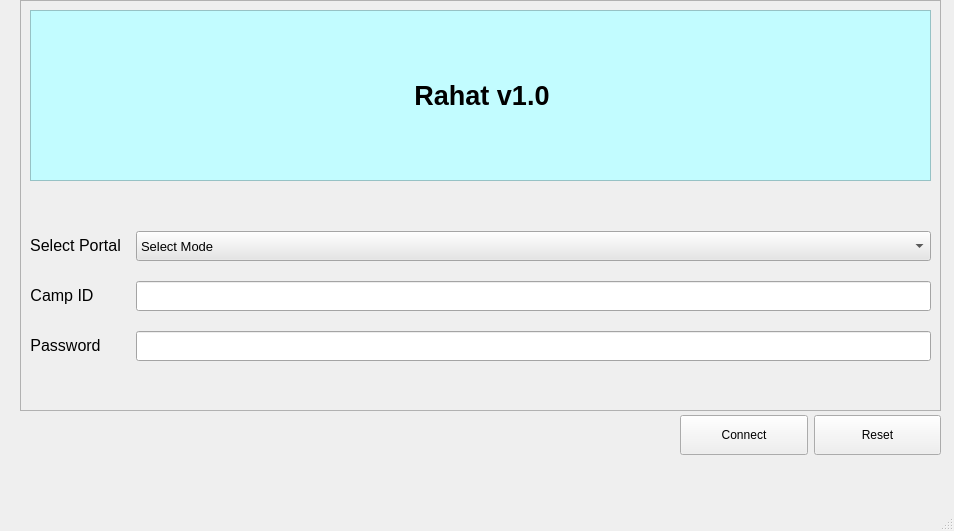
<?xml version="1.0" encoding="UTF-8"?>
<ui version="4.0">
 <class>mainWindow</class>
 <widget class="QMainWindow" name="mainWindow">
  <property name="geometry">
   <rect>
    <x>0</x>
    <y>0</y>
    <width>954</width>
    <height>531</height>
   </rect>
  </property>
  <property name="windowTitle">
   <string>RAHAT V1.0</string>
  </property>
  <widget class="QWidget" name="centralwidget">
   <widget class="QWidget" name="layoutWidget">
    <property name="geometry">
     <rect>
      <x>680</x>
      <y>410</y>
      <width>261</width>
      <height>51</height>
     </rect>
    </property>
    <layout class="QHBoxLayout" name="horizontalLayout">
     <item>
      <widget class="QPushButton" name="pushButton">
       <property name="minimumSize">
        <size>
         <width>0</width>
         <height>40</height>
        </size>
       </property>
       <property name="text">
        <string>Connect</string>
       </property>
      </widget>
     </item>
     <item>
      <widget class="QPushButton" name="pushButton_2">
       <property name="minimumSize">
        <size>
         <width>0</width>
         <height>40</height>
        </size>
       </property>
       <property name="text">
        <string>Reset</string>
       </property>
      </widget>
     </item>
    </layout>
   </widget>
   <widget class="QWidget" name="layoutWidget">
    <property name="geometry">
     <rect>
      <x>20</x>
      <y>0</y>
      <width>921</width>
      <height>411</height>
     </rect>
    </property>
    <layout class="QVBoxLayout" name="verticalLayout_2">
     <item>
      <widget class="QFrame" name="frame">
       <property name="palette">
        <palette>
         <active>
          <colorrole role="WindowText">
           <brush brushstyle="SolidPattern">
            <color alpha="255">
             <red>0</red>
             <green>0</green>
             <blue>0</blue>
            </color>
           </brush>
          </colorrole>
          <colorrole role="Button">
           <brush brushstyle="SolidPattern">
            <color alpha="255">
             <red>230</red>
             <green>230</green>
             <blue>230</blue>
            </color>
           </brush>
          </colorrole>
          <colorrole role="Light">
           <brush brushstyle="SolidPattern">
            <color alpha="255">
             <red>255</red>
             <green>255</green>
             <blue>255</blue>
            </color>
           </brush>
          </colorrole>
          <colorrole role="Midlight">
           <brush brushstyle="SolidPattern">
            <color alpha="255">
             <red>242</red>
             <green>242</green>
             <blue>242</blue>
            </color>
           </brush>
          </colorrole>
          <colorrole role="Dark">
           <brush brushstyle="SolidPattern">
            <color alpha="255">
             <red>115</red>
             <green>115</green>
             <blue>115</blue>
            </color>
           </brush>
          </colorrole>
          <colorrole role="Mid">
           <brush brushstyle="SolidPattern">
            <color alpha="255">
             <red>153</red>
             <green>153</green>
             <blue>153</blue>
            </color>
           </brush>
          </colorrole>
          <colorrole role="Text">
           <brush brushstyle="SolidPattern">
            <color alpha="255">
             <red>0</red>
             <green>0</green>
             <blue>0</blue>
            </color>
           </brush>
          </colorrole>
          <colorrole role="BrightText">
           <brush brushstyle="SolidPattern">
            <color alpha="255">
             <red>255</red>
             <green>255</green>
             <blue>255</blue>
            </color>
           </brush>
          </colorrole>
          <colorrole role="ButtonText">
           <brush brushstyle="SolidPattern">
            <color alpha="255">
             <red>0</red>
             <green>0</green>
             <blue>0</blue>
            </color>
           </brush>
          </colorrole>
          <colorrole role="Base">
           <brush brushstyle="SolidPattern">
            <color alpha="255">
             <red>255</red>
             <green>255</green>
             <blue>255</blue>
            </color>
           </brush>
          </colorrole>
          <colorrole role="Window">
           <brush brushstyle="SolidPattern">
            <color alpha="255">
             <red>230</red>
             <green>230</green>
             <blue>230</blue>
            </color>
           </brush>
          </colorrole>
          <colorrole role="Shadow">
           <brush brushstyle="SolidPattern">
            <color alpha="255">
             <red>0</red>
             <green>0</green>
             <blue>0</blue>
            </color>
           </brush>
          </colorrole>
          <colorrole role="AlternateBase">
           <brush brushstyle="SolidPattern">
            <color alpha="255">
             <red>242</red>
             <green>242</green>
             <blue>242</blue>
            </color>
           </brush>
          </colorrole>
          <colorrole role="ToolTipBase">
           <brush brushstyle="SolidPattern">
            <color alpha="255">
             <red>255</red>
             <green>255</green>
             <blue>220</blue>
            </color>
           </brush>
          </colorrole>
          <colorrole role="ToolTipText">
           <brush brushstyle="SolidPattern">
            <color alpha="255">
             <red>0</red>
             <green>0</green>
             <blue>0</blue>
            </color>
           </brush>
          </colorrole>
         </active>
         <inactive>
          <colorrole role="WindowText">
           <brush brushstyle="SolidPattern">
            <color alpha="255">
             <red>0</red>
             <green>0</green>
             <blue>0</blue>
            </color>
           </brush>
          </colorrole>
          <colorrole role="Button">
           <brush brushstyle="SolidPattern">
            <color alpha="255">
             <red>230</red>
             <green>230</green>
             <blue>230</blue>
            </color>
           </brush>
          </colorrole>
          <colorrole role="Light">
           <brush brushstyle="SolidPattern">
            <color alpha="255">
             <red>255</red>
             <green>255</green>
             <blue>255</blue>
            </color>
           </brush>
          </colorrole>
          <colorrole role="Midlight">
           <brush brushstyle="SolidPattern">
            <color alpha="255">
             <red>242</red>
             <green>242</green>
             <blue>242</blue>
            </color>
           </brush>
          </colorrole>
          <colorrole role="Dark">
           <brush brushstyle="SolidPattern">
            <color alpha="255">
             <red>115</red>
             <green>115</green>
             <blue>115</blue>
            </color>
           </brush>
          </colorrole>
          <colorrole role="Mid">
           <brush brushstyle="SolidPattern">
            <color alpha="255">
             <red>153</red>
             <green>153</green>
             <blue>153</blue>
            </color>
           </brush>
          </colorrole>
          <colorrole role="Text">
           <brush brushstyle="SolidPattern">
            <color alpha="255">
             <red>0</red>
             <green>0</green>
             <blue>0</blue>
            </color>
           </brush>
          </colorrole>
          <colorrole role="BrightText">
           <brush brushstyle="SolidPattern">
            <color alpha="255">
             <red>255</red>
             <green>255</green>
             <blue>255</blue>
            </color>
           </brush>
          </colorrole>
          <colorrole role="ButtonText">
           <brush brushstyle="SolidPattern">
            <color alpha="255">
             <red>0</red>
             <green>0</green>
             <blue>0</blue>
            </color>
           </brush>
          </colorrole>
          <colorrole role="Base">
           <brush brushstyle="SolidPattern">
            <color alpha="255">
             <red>255</red>
             <green>255</green>
             <blue>255</blue>
            </color>
           </brush>
          </colorrole>
          <colorrole role="Window">
           <brush brushstyle="SolidPattern">
            <color alpha="255">
             <red>230</red>
             <green>230</green>
             <blue>230</blue>
            </color>
           </brush>
          </colorrole>
          <colorrole role="Shadow">
           <brush brushstyle="SolidPattern">
            <color alpha="255">
             <red>0</red>
             <green>0</green>
             <blue>0</blue>
            </color>
           </brush>
          </colorrole>
          <colorrole role="AlternateBase">
           <brush brushstyle="SolidPattern">
            <color alpha="255">
             <red>242</red>
             <green>242</green>
             <blue>242</blue>
            </color>
           </brush>
          </colorrole>
          <colorrole role="ToolTipBase">
           <brush brushstyle="SolidPattern">
            <color alpha="255">
             <red>255</red>
             <green>255</green>
             <blue>220</blue>
            </color>
           </brush>
          </colorrole>
          <colorrole role="ToolTipText">
           <brush brushstyle="SolidPattern">
            <color alpha="255">
             <red>0</red>
             <green>0</green>
             <blue>0</blue>
            </color>
           </brush>
          </colorrole>
         </inactive>
         <disabled>
          <colorrole role="WindowText">
           <brush brushstyle="SolidPattern">
            <color alpha="255">
             <red>115</red>
             <green>115</green>
             <blue>115</blue>
            </color>
           </brush>
          </colorrole>
          <colorrole role="Button">
           <brush brushstyle="SolidPattern">
            <color alpha="255">
             <red>230</red>
             <green>230</green>
             <blue>230</blue>
            </color>
           </brush>
          </colorrole>
          <colorrole role="Light">
           <brush brushstyle="SolidPattern">
            <color alpha="255">
             <red>255</red>
             <green>255</green>
             <blue>255</blue>
            </color>
           </brush>
          </colorrole>
          <colorrole role="Midlight">
           <brush brushstyle="SolidPattern">
            <color alpha="255">
             <red>242</red>
             <green>242</green>
             <blue>242</blue>
            </color>
           </brush>
          </colorrole>
          <colorrole role="Dark">
           <brush brushstyle="SolidPattern">
            <color alpha="255">
             <red>115</red>
             <green>115</green>
             <blue>115</blue>
            </color>
           </brush>
          </colorrole>
          <colorrole role="Mid">
           <brush brushstyle="SolidPattern">
            <color alpha="255">
             <red>153</red>
             <green>153</green>
             <blue>153</blue>
            </color>
           </brush>
          </colorrole>
          <colorrole role="Text">
           <brush brushstyle="SolidPattern">
            <color alpha="255">
             <red>115</red>
             <green>115</green>
             <blue>115</blue>
            </color>
           </brush>
          </colorrole>
          <colorrole role="BrightText">
           <brush brushstyle="SolidPattern">
            <color alpha="255">
             <red>255</red>
             <green>255</green>
             <blue>255</blue>
            </color>
           </brush>
          </colorrole>
          <colorrole role="ButtonText">
           <brush brushstyle="SolidPattern">
            <color alpha="255">
             <red>115</red>
             <green>115</green>
             <blue>115</blue>
            </color>
           </brush>
          </colorrole>
          <colorrole role="Base">
           <brush brushstyle="SolidPattern">
            <color alpha="255">
             <red>230</red>
             <green>230</green>
             <blue>230</blue>
            </color>
           </brush>
          </colorrole>
          <colorrole role="Window">
           <brush brushstyle="SolidPattern">
            <color alpha="255">
             <red>230</red>
             <green>230</green>
             <blue>230</blue>
            </color>
           </brush>
          </colorrole>
          <colorrole role="Shadow">
           <brush brushstyle="SolidPattern">
            <color alpha="255">
             <red>0</red>
             <green>0</green>
             <blue>0</blue>
            </color>
           </brush>
          </colorrole>
          <colorrole role="AlternateBase">
           <brush brushstyle="SolidPattern">
            <color alpha="255">
             <red>230</red>
             <green>230</green>
             <blue>230</blue>
            </color>
           </brush>
          </colorrole>
          <colorrole role="ToolTipBase">
           <brush brushstyle="SolidPattern">
            <color alpha="255">
             <red>255</red>
             <green>255</green>
             <blue>220</blue>
            </color>
           </brush>
          </colorrole>
          <colorrole role="ToolTipText">
           <brush brushstyle="SolidPattern">
            <color alpha="255">
             <red>0</red>
             <green>0</green>
             <blue>0</blue>
            </color>
           </brush>
          </colorrole>
         </disabled>
        </palette>
       </property>
       <property name="frameShape">
        <enum>QFrame::StyledPanel</enum>
       </property>
       <property name="frameShadow">
        <enum>QFrame::Raised</enum>
       </property>
       <layout class="QVBoxLayout" name="verticalLayout">
        <property name="spacing">
         <number>50</number>
        </property>
        <item>
         <widget class="QLabel" name="label">
          <property name="palette">
           <palette>
            <active>
             <colorrole role="WindowText">
              <brush brushstyle="SolidPattern">
               <color alpha="255">
                <red>0</red>
                <green>0</green>
                <blue>0</blue>
               </color>
              </brush>
             </colorrole>
             <colorrole role="Button">
              <brush brushstyle="SolidPattern">
               <color alpha="255">
                <red>194</red>
                <green>252</green>
                <blue>255</blue>
               </color>
              </brush>
             </colorrole>
             <colorrole role="Light">
              <brush brushstyle="SolidPattern">
               <color alpha="255">
                <red>255</red>
                <green>255</green>
                <blue>255</blue>
               </color>
              </brush>
             </colorrole>
             <colorrole role="Midlight">
              <brush brushstyle="SolidPattern">
               <color alpha="255">
                <red>224</red>
                <green>253</green>
                <blue>255</blue>
               </color>
              </brush>
             </colorrole>
             <colorrole role="Dark">
              <brush brushstyle="SolidPattern">
               <color alpha="255">
                <red>97</red>
                <green>126</green>
                <blue>127</blue>
               </color>
              </brush>
             </colorrole>
             <colorrole role="Mid">
              <brush brushstyle="SolidPattern">
               <color alpha="255">
                <red>129</red>
                <green>168</green>
                <blue>170</blue>
               </color>
              </brush>
             </colorrole>
             <colorrole role="Text">
              <brush brushstyle="SolidPattern">
               <color alpha="255">
                <red>0</red>
                <green>0</green>
                <blue>0</blue>
               </color>
              </brush>
             </colorrole>
             <colorrole role="BrightText">
              <brush brushstyle="SolidPattern">
               <color alpha="255">
                <red>255</red>
                <green>255</green>
                <blue>255</blue>
               </color>
              </brush>
             </colorrole>
             <colorrole role="ButtonText">
              <brush brushstyle="SolidPattern">
               <color alpha="255">
                <red>0</red>
                <green>0</green>
                <blue>0</blue>
               </color>
              </brush>
             </colorrole>
             <colorrole role="Base">
              <brush brushstyle="SolidPattern">
               <color alpha="255">
                <red>255</red>
                <green>255</green>
                <blue>255</blue>
               </color>
              </brush>
             </colorrole>
             <colorrole role="Window">
              <brush brushstyle="SolidPattern">
               <color alpha="255">
                <red>194</red>
                <green>252</green>
                <blue>255</blue>
               </color>
              </brush>
             </colorrole>
             <colorrole role="Shadow">
              <brush brushstyle="SolidPattern">
               <color alpha="255">
                <red>0</red>
                <green>0</green>
                <blue>0</blue>
               </color>
              </brush>
             </colorrole>
             <colorrole role="AlternateBase">
              <brush brushstyle="SolidPattern">
               <color alpha="255">
                <red>224</red>
                <green>253</green>
                <blue>255</blue>
               </color>
              </brush>
             </colorrole>
             <colorrole role="ToolTipBase">
              <brush brushstyle="SolidPattern">
               <color alpha="255">
                <red>255</red>
                <green>255</green>
                <blue>220</blue>
               </color>
              </brush>
             </colorrole>
             <colorrole role="ToolTipText">
              <brush brushstyle="SolidPattern">
               <color alpha="255">
                <red>0</red>
                <green>0</green>
                <blue>0</blue>
               </color>
              </brush>
             </colorrole>
            </active>
            <inactive>
             <colorrole role="WindowText">
              <brush brushstyle="SolidPattern">
               <color alpha="255">
                <red>0</red>
                <green>0</green>
                <blue>0</blue>
               </color>
              </brush>
             </colorrole>
             <colorrole role="Button">
              <brush brushstyle="SolidPattern">
               <color alpha="255">
                <red>194</red>
                <green>252</green>
                <blue>255</blue>
               </color>
              </brush>
             </colorrole>
             <colorrole role="Light">
              <brush brushstyle="SolidPattern">
               <color alpha="255">
                <red>255</red>
                <green>255</green>
                <blue>255</blue>
               </color>
              </brush>
             </colorrole>
             <colorrole role="Midlight">
              <brush brushstyle="SolidPattern">
               <color alpha="255">
                <red>224</red>
                <green>253</green>
                <blue>255</blue>
               </color>
              </brush>
             </colorrole>
             <colorrole role="Dark">
              <brush brushstyle="SolidPattern">
               <color alpha="255">
                <red>97</red>
                <green>126</green>
                <blue>127</blue>
               </color>
              </brush>
             </colorrole>
             <colorrole role="Mid">
              <brush brushstyle="SolidPattern">
               <color alpha="255">
                <red>129</red>
                <green>168</green>
                <blue>170</blue>
               </color>
              </brush>
             </colorrole>
             <colorrole role="Text">
              <brush brushstyle="SolidPattern">
               <color alpha="255">
                <red>0</red>
                <green>0</green>
                <blue>0</blue>
               </color>
              </brush>
             </colorrole>
             <colorrole role="BrightText">
              <brush brushstyle="SolidPattern">
               <color alpha="255">
                <red>255</red>
                <green>255</green>
                <blue>255</blue>
               </color>
              </brush>
             </colorrole>
             <colorrole role="ButtonText">
              <brush brushstyle="SolidPattern">
               <color alpha="255">
                <red>0</red>
                <green>0</green>
                <blue>0</blue>
               </color>
              </brush>
             </colorrole>
             <colorrole role="Base">
              <brush brushstyle="SolidPattern">
               <color alpha="255">
                <red>255</red>
                <green>255</green>
                <blue>255</blue>
               </color>
              </brush>
             </colorrole>
             <colorrole role="Window">
              <brush brushstyle="SolidPattern">
               <color alpha="255">
                <red>194</red>
                <green>252</green>
                <blue>255</blue>
               </color>
              </brush>
             </colorrole>
             <colorrole role="Shadow">
              <brush brushstyle="SolidPattern">
               <color alpha="255">
                <red>0</red>
                <green>0</green>
                <blue>0</blue>
               </color>
              </brush>
             </colorrole>
             <colorrole role="AlternateBase">
              <brush brushstyle="SolidPattern">
               <color alpha="255">
                <red>224</red>
                <green>253</green>
                <blue>255</blue>
               </color>
              </brush>
             </colorrole>
             <colorrole role="ToolTipBase">
              <brush brushstyle="SolidPattern">
               <color alpha="255">
                <red>255</red>
                <green>255</green>
                <blue>220</blue>
               </color>
              </brush>
             </colorrole>
             <colorrole role="ToolTipText">
              <brush brushstyle="SolidPattern">
               <color alpha="255">
                <red>0</red>
                <green>0</green>
                <blue>0</blue>
               </color>
              </brush>
             </colorrole>
            </inactive>
            <disabled>
             <colorrole role="WindowText">
              <brush brushstyle="SolidPattern">
               <color alpha="255">
                <red>97</red>
                <green>126</green>
                <blue>127</blue>
               </color>
              </brush>
             </colorrole>
             <colorrole role="Button">
              <brush brushstyle="SolidPattern">
               <color alpha="255">
                <red>194</red>
                <green>252</green>
                <blue>255</blue>
               </color>
              </brush>
             </colorrole>
             <colorrole role="Light">
              <brush brushstyle="SolidPattern">
               <color alpha="255">
                <red>255</red>
                <green>255</green>
                <blue>255</blue>
               </color>
              </brush>
             </colorrole>
             <colorrole role="Midlight">
              <brush brushstyle="SolidPattern">
               <color alpha="255">
                <red>224</red>
                <green>253</green>
                <blue>255</blue>
               </color>
              </brush>
             </colorrole>
             <colorrole role="Dark">
              <brush brushstyle="SolidPattern">
               <color alpha="255">
                <red>97</red>
                <green>126</green>
                <blue>127</blue>
               </color>
              </brush>
             </colorrole>
             <colorrole role="Mid">
              <brush brushstyle="SolidPattern">
               <color alpha="255">
                <red>129</red>
                <green>168</green>
                <blue>170</blue>
               </color>
              </brush>
             </colorrole>
             <colorrole role="Text">
              <brush brushstyle="SolidPattern">
               <color alpha="255">
                <red>97</red>
                <green>126</green>
                <blue>127</blue>
               </color>
              </brush>
             </colorrole>
             <colorrole role="BrightText">
              <brush brushstyle="SolidPattern">
               <color alpha="255">
                <red>255</red>
                <green>255</green>
                <blue>255</blue>
               </color>
              </brush>
             </colorrole>
             <colorrole role="ButtonText">
              <brush brushstyle="SolidPattern">
               <color alpha="255">
                <red>97</red>
                <green>126</green>
                <blue>127</blue>
               </color>
              </brush>
             </colorrole>
             <colorrole role="Base">
              <brush brushstyle="SolidPattern">
               <color alpha="255">
                <red>194</red>
                <green>252</green>
                <blue>255</blue>
               </color>
              </brush>
             </colorrole>
             <colorrole role="Window">
              <brush brushstyle="SolidPattern">
               <color alpha="255">
                <red>194</red>
                <green>252</green>
                <blue>255</blue>
               </color>
              </brush>
             </colorrole>
             <colorrole role="Shadow">
              <brush brushstyle="SolidPattern">
               <color alpha="255">
                <red>0</red>
                <green>0</green>
                <blue>0</blue>
               </color>
              </brush>
             </colorrole>
             <colorrole role="AlternateBase">
              <brush brushstyle="SolidPattern">
               <color alpha="255">
                <red>194</red>
                <green>252</green>
                <blue>255</blue>
               </color>
              </brush>
             </colorrole>
             <colorrole role="ToolTipBase">
              <brush brushstyle="SolidPattern">
               <color alpha="255">
                <red>255</red>
                <green>255</green>
                <blue>220</blue>
               </color>
              </brush>
             </colorrole>
             <colorrole role="ToolTipText">
              <brush brushstyle="SolidPattern">
               <color alpha="255">
                <red>0</red>
                <green>0</green>
                <blue>0</blue>
               </color>
              </brush>
             </colorrole>
            </disabled>
           </palette>
          </property>
          <property name="font">
           <font>
            <weight>50</weight>
            <italic>false</italic>
            <bold>false</bold>
            <underline>false</underline>
            <kerning>true</kerning>
           </font>
          </property>
          <property name="autoFillBackground">
           <bool>true</bool>
          </property>
          <property name="frameShape">
           <enum>QFrame::StyledPanel</enum>
          </property>
          <property name="frameShadow">
           <enum>QFrame::Raised</enum>
          </property>
          <property name="lineWidth">
           <number>1</number>
          </property>
          <property name="text">
           <string>&lt;html&gt;&lt;head/&gt;&lt;body&gt;&lt;p align=&quot;center&quot;&gt;&lt;span style=&quot; font-size:20pt; font-weight:600;&quot;&gt;Rahat v1.0&lt;/span&gt;&lt;/p&gt;&lt;/body&gt;&lt;/html&gt;</string>
          </property>
          <property name="textFormat">
           <enum>Qt::AutoText</enum>
          </property>
          <property name="scaledContents">
           <bool>false</bool>
          </property>
         </widget>
        </item>
        <item>
         <layout class="QFormLayout" name="formLayout">
          <property name="sizeConstraint">
           <enum>QLayout::SetDefaultConstraint</enum>
          </property>
          <property name="horizontalSpacing">
           <number>15</number>
          </property>
          <property name="verticalSpacing">
           <number>20</number>
          </property>
          <item row="0" column="0">
           <widget class="QLabel" name="label_2">
            <property name="text">
             <string>&lt;html&gt;&lt;head/&gt;&lt;body&gt;&lt;p align=&quot;center&quot;&gt;&lt;span style=&quot; font-size:12pt;&quot;&gt;Select Portal&lt;/span&gt;&lt;/p&gt;&lt;/body&gt;&lt;/html&gt;</string>
            </property>
           </widget>
          </item>
          <item row="0" column="1">
           <widget class="QComboBox" name="comboBox">
            <property name="minimumSize">
             <size>
              <width>0</width>
              <height>30</height>
             </size>
            </property>
            <property name="font">
             <font>
              <pointsize>10</pointsize>
             </font>
            </property>
            <property name="editable">
             <bool>false</bool>
            </property>
            <property name="sizeAdjustPolicy">
             <enum>QComboBox::AdjustToContentsOnFirstShow</enum>
            </property>
            <property name="iconSize">
             <size>
              <width>20</width>
              <height>20</height>
             </size>
            </property>
            <item>
             <property name="text">
              <string>Select Mode</string>
             </property>
            </item>
            <item>
             <property name="text">
              <string>System Administrator</string>
             </property>
            </item>
            <item>
             <property name="text">
              <string>Camp Administrator</string>
             </property>
            </item>
           </widget>
          </item>
          <item row="1" column="0">
           <widget class="QLabel" name="label_4">
            <property name="text">
             <string>&lt;html&gt;&lt;head/&gt;&lt;body&gt;&lt;p align=&quot;center&quot;&gt;&lt;span style=&quot; font-size:12pt;&quot;&gt;Camp ID&lt;/span&gt;&lt;/p&gt;&lt;/body&gt;&lt;/html&gt;</string>
            </property>
           </widget>
          </item>
          <item row="1" column="1">
           <widget class="QLineEdit" name="lineEdit">
            <property name="minimumSize">
             <size>
              <width>0</width>
              <height>30</height>
             </size>
            </property>
           </widget>
          </item>
          <item row="2" column="0">
           <widget class="QLabel" name="label_3">
            <property name="text">
             <string>&lt;html&gt;&lt;head/&gt;&lt;body&gt;&lt;p align=&quot;center&quot;&gt;&lt;span style=&quot; font-size:12pt;&quot;&gt;Password&lt;/span&gt;&lt;/p&gt;&lt;/body&gt;&lt;/html&gt;</string>
            </property>
           </widget>
          </item>
          <item row="2" column="1">
           <widget class="QLineEdit" name="lineEdit_2">
            <property name="minimumSize">
             <size>
              <width>0</width>
              <height>30</height>
             </size>
            </property>
           </widget>
          </item>
         </layout>
        </item>
       </layout>
      </widget>
     </item>
    </layout>
   </widget>
  </widget>
  <widget class="QMenuBar" name="menubar">
   <property name="geometry">
    <rect>
     <x>0</x>
     <y>0</y>
     <width>954</width>
     <height>26</height>
    </rect>
   </property>
  </widget>
  <widget class="QStatusBar" name="statusbar"/>
 </widget>
 <tabstops>
  <tabstop>comboBox</tabstop>
  <tabstop>lineEdit</tabstop>
  <tabstop>lineEdit_2</tabstop>
  <tabstop>pushButton</tabstop>
  <tabstop>pushButton_2</tabstop>
 </tabstops>
 <resources/>
 <connections/>
</ui>
